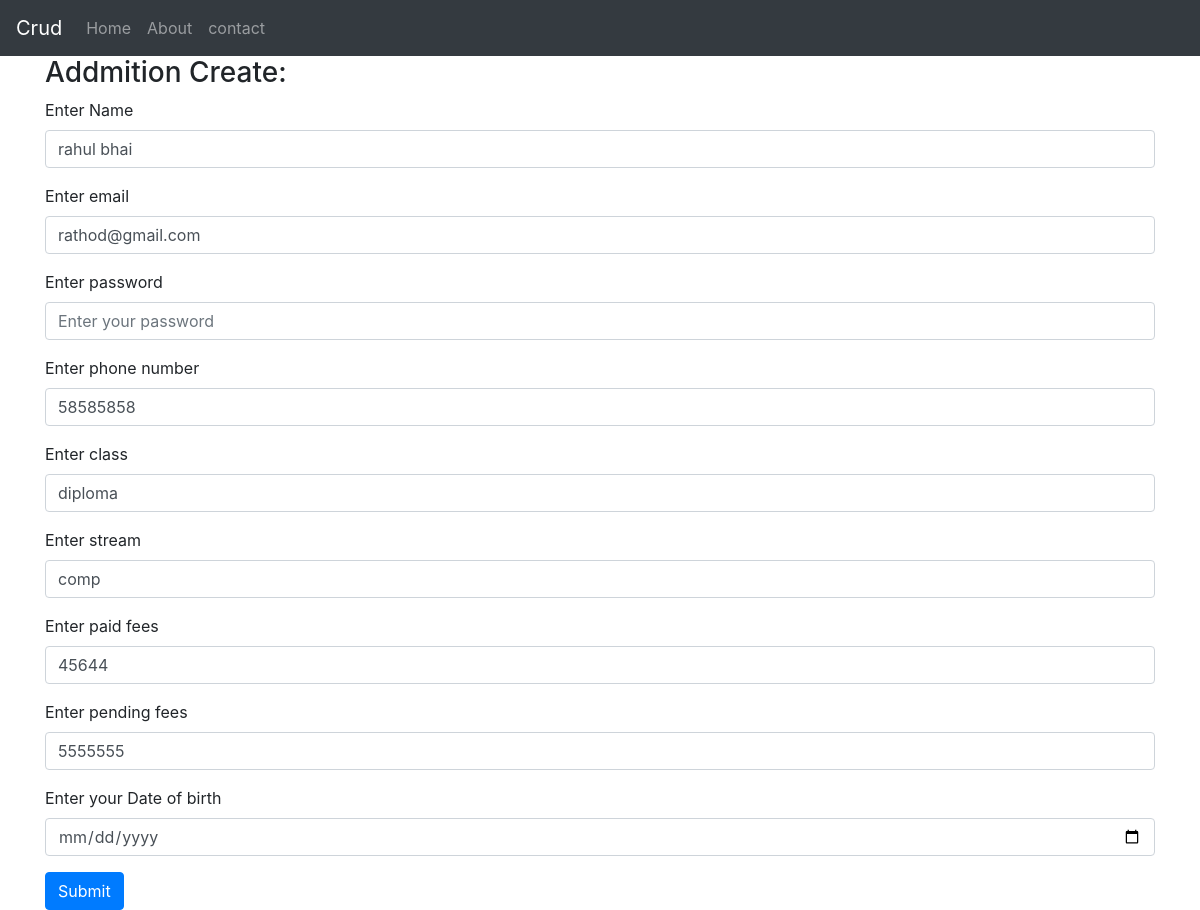
The page /edit/3 on the database its author committed.
### crud/models.py (models this page shows, shortened)
class Addmition(models.Model):
	am_id = models.AutoField(primary_key=True)
	name = models.CharField(max_length=70)
	email = models.CharField(max_length=70, default="")
	password = models.CharField(max_length=70)
	phone = models.CharField(max_length=12)
	wclass = models.CharField(max_length=50)
	stream = models.CharField(max_length=50)
	fees = models.IntegerField()
	pending_fees = models.IntegerField()
	dob = models.DateField()

### crud/views.py (the view)
# urls.py: path('edit/<int:id>', views.edit),
def edit(request, id):
	adlist = Addmition.objects.get(am_id=id)
	return render(request, "crud/edit.html", {'adlist':adlist})

### crud/templates/crud/edit.html (shortened to what this page needs)
{% extends 'crud/basic.html' %}
{% block body %}
<div class="container">
	<h3>Addmition Create:</h3>
	<form action="/update/{{adlist.am_id}}" method="post">
  <div class="form-group">
    <label for="name">Enter Name</label>
    <input type="text" class="form-control" id="name" name="name" value="{{adlist.name}}" aria-describedby="emailHelp" placeholder="Enter your name">
  </div>
  <div class="form-group">
    <label for="email">Enter email</label>
    <input type="email" class="form-control" id="email" name="email" value="{{adlist.email}}" aria-describedby="emailHelp" placeholder="Enter your email">
  </div>
   <div class="form-group">
    <label for="password">Enter password</label>
    <input type="password" class="form-control" id="password" name="password" value="{{adlist.password}}" aria-describedby="emailHelp" placeholder="Enter your password">
  </div>
   <div class="form-group">
    <label for="phone">Enter phone number</label>
    <input type="tel" class="form-control" id="phone" name="phone" value="{{adlist.phone}}" aria-describedby="emailHelp" placeholder="Enter your phone number">
  </div>
   <div class="form-group">
    <label for="wclass">Enter class</label>
    <input type="text" class="form-control" id="wclass" name="wclass" value="{{adlist.wclass}}" aria-describedby="emailHelp" placeholder="Enter your class name">
  </div>
   <div class="form-group">
    <label for="stream">Enter stream</label>
    <input type="text" class="form-control" id="stream" name="stream" value="{{adlist.stream}}" aria-describedby="emailHelp" placeholder="Enter your stream">
  </div>
   <div class="form-group">
    <label for="fees">Enter paid fees</label>
    <input type="number" class="form-control" id="fees" name="fees" value="{{adlist.fees}}" aria-describedby="emailHelp" placeholder="Enter your fees">
  </div>
   <div class="form-group">
    <label for="pending_fees">Enter pending fees</label>
    <input type="number" class="form-control" id="pending_fees" name="pending_fees" value="{{adlist.pending_fees}}" aria-describedby="emailHelp" placeholder="Enter your pending fees">
  </div>
   <div class="form-group">
    <label for="dob">Enter your Date of birth</label>
    <input type="Date" class="form-control" id="dob" name="dob" value="{{adlist.dob}}" aria-describedby="emailHelp" placeholder="Enter your date of birth">
  </div>
  <button type="submit" class="btn btn-primary">Submit</button>
</form>
</div>
{% endblock %}

### rows shown on the page
Addmition: name "rahul bhai", email "rathod@gmail.com", phone "58585858", wclass "diploma", stream "comp", fees "45644", pending_fees "5555555"
